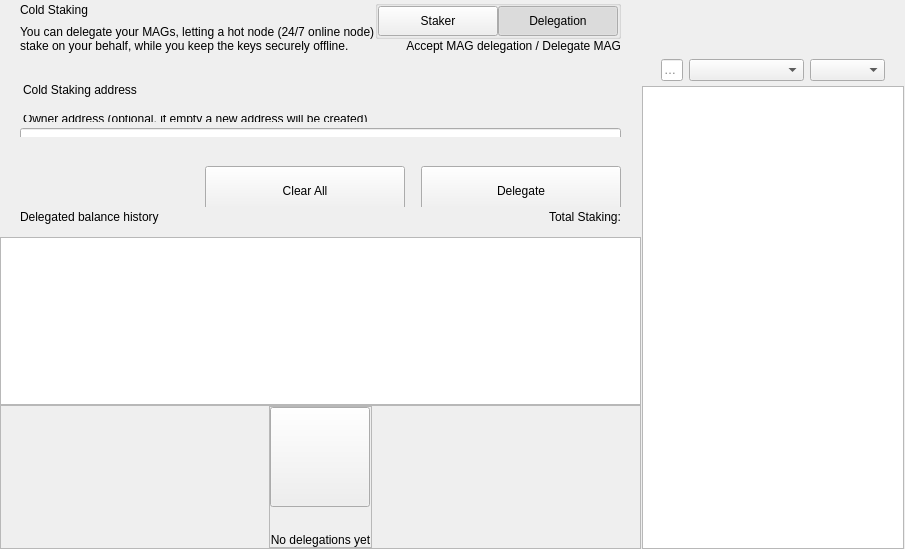
<?xml version="1.0" encoding="UTF-8"?>
<ui version="4.0">
 <class>ColdStakingWidget</class>
 <widget class="QWidget" name="ColdStakingWidget">
  <property name="geometry">
   <rect>
    <x>0</x>
    <y>0</y>
    <width>629</width>
    <height>549</height>
   </rect>
  </property>
  <property name="windowTitle">
   <string notr="true">N/A</string>
  </property>
  <layout class="QHBoxLayout" name="horizontalLayout_1" stretch="2,1">
   <property name="spacing">
    <number>0</number>
   </property>
   <property name="leftMargin">
    <number>0</number>
   </property>
   <property name="topMargin">
    <number>0</number>
   </property>
   <property name="rightMargin">
    <number>0</number>
   </property>
   <property name="bottomMargin">
    <number>0</number>
   </property>
   <item>
    <widget class="QWidget" name="left" native="true">
     <layout class="QVBoxLayout" name="verticalLayout_3">
      <property name="leftMargin">
       <number>0</number>
      </property>
      <property name="topMargin">
       <number>0</number>
      </property>
      <property name="rightMargin">
       <number>0</number>
      </property>
      <property name="bottomMargin">
       <number>0</number>
      </property>
      <item>
       <layout class="QVBoxLayout" name="verticalLayout_2">
        <property name="spacing">
         <number>0</number>
        </property>
        <item>
         <layout class="QVBoxLayout" name="verticalLayoutTop">
          <property name="spacing">
           <number>0</number>
          </property>
          <property name="leftMargin">
           <number>0</number>
          </property>
          <property name="rightMargin">
           <number>0</number>
          </property>
          <item>
           <widget class="QWidget" name="containerTitle" native="true">
            <property name="sizePolicy">
             <sizepolicy hsizetype="Preferred" vsizetype="Minimum">
              <horstretch>0</horstretch>
              <verstretch>0</verstretch>
             </sizepolicy>
            </property>
            <property name="maximumSize">
             <size>
              <width>16777215</width>
              <height>100</height>
             </size>
            </property>
            <layout class="QHBoxLayout" name="containerTitleLayout">
             <property name="spacing">
              <number>0</number>
             </property>
             <property name="leftMargin">
              <number>20</number>
             </property>
             <property name="topMargin">
              <number>0</number>
             </property>
             <property name="rightMargin">
              <number>20</number>
             </property>
             <property name="bottomMargin">
              <number>0</number>
             </property>
             <item>
              <layout class="QVBoxLayout" name="verticalLayout11">
               <property name="spacing">
                <number>5</number>
               </property>
               <item>
                <widget class="QLabel" name="labelTitle">
                 <property name="text">
                  <string>Cold Staking</string>
                 </property>
                </widget>
               </item>
               <item>
                <widget class="QLabel" name="labelSubtitle1">
                 <property name="maximumSize">
                  <size>
                   <width>16777215</width>
                   <height>16777215</height>
                  </size>
                 </property>
                 <property name="text">
                  <string>You can delegate your MAGs, letting a hot node (24/7 online node)
stake on your behalf, while you keep the keys securely offline.</string>
                 </property>
                </widget>
               </item>
              </layout>
             </item>
             <item>
              <spacer name="horizontalSpacer">
               <property name="orientation">
                <enum>Qt::Horizontal</enum>
               </property>
               <property name="sizeHint" stdset="0">
                <size>
                 <width>40</width>
                 <height>20</height>
                </size>
               </property>
              </spacer>
             </item>
             <item>
              <widget class="QWidget" name="containerViewPrivacyChecks" native="true">
               <layout class="QVBoxLayout" name="containerPrivacyChecks">
                <property name="spacing">
                 <number>0</number>
                </property>
                <property name="leftMargin">
                 <number>0</number>
                </property>
                <property name="topMargin">
                 <number>0</number>
                </property>
                <property name="rightMargin">
                 <number>0</number>
                </property>
                <property name="bottomMargin">
                 <number>0</number>
                </property>
                <item alignment="Qt::AlignHCenter|Qt::AlignVCenter">
                 <widget class="QGroupBox" name="groupBox">
                  <property name="title">
                   <string/>
                  </property>
                  <layout class="QHBoxLayout" name="horizontalLayout_2_1">
                   <property name="spacing">
                    <number>0</number>
                   </property>
                   <property name="leftMargin">
                    <number>0</number>
                   </property>
                   <property name="topMargin">
                    <number>0</number>
                   </property>
                   <property name="rightMargin">
                    <number>0</number>
                   </property>
                   <property name="bottomMargin">
                    <number>0</number>
                   </property>
                   <item>
                    <widget class="QPushButton" name="pushLeft">
                     <property name="minimumSize">
                      <size>
                       <width>120</width>
                       <height>30</height>
                      </size>
                     </property>
                     <property name="maximumSize">
                      <size>
                       <width>120</width>
                       <height>30</height>
                      </size>
                     </property>
                     <property name="focusPolicy">
                      <enum>Qt::NoFocus</enum>
                     </property>
                     <property name="text">
                      <string>Staker</string>
                     </property>
                     <property name="checkable">
                      <bool>true</bool>
                     </property>
                     <property name="autoExclusive">
                      <bool>true</bool>
                     </property>
                    </widget>
                   </item>
                   <item>
                    <widget class="QPushButton" name="pushRight">
                     <property name="minimumSize">
                      <size>
                       <width>120</width>
                       <height>30</height>
                      </size>
                     </property>
                     <property name="maximumSize">
                      <size>
                       <width>120</width>
                       <height>30</height>
                      </size>
                     </property>
                     <property name="focusPolicy">
                      <enum>Qt::NoFocus</enum>
                     </property>
                     <property name="text">
                      <string>Delegation</string>
                     </property>
                     <property name="checkable">
                      <bool>true</bool>
                     </property>
                     <property name="checked">
                      <bool>true</bool>
                     </property>
                     <property name="autoExclusive">
                      <bool>true</bool>
                     </property>
                    </widget>
                   </item>
                  </layout>
                 </widget>
                </item>
                <item alignment="Qt::AlignTop">
                 <widget class="QLabel" name="labelSubtitle2">
                  <property name="text">
                   <string>Accept MAG delegation / Delegate MAG</string>
                  </property>
                  <property name="alignment">
                   <set>Qt::AlignRight|Qt::AlignTrailing|Qt::AlignVCenter</set>
                  </property>
                 </widget>
                </item>
               </layout>
              </widget>
             </item>
            </layout>
           </widget>
          </item>
          <item>
           <spacer name="verticalSpacer_2">
            <property name="orientation">
             <enum>Qt::Vertical</enum>
            </property>
            <property name="sizeType">
             <enum>QSizePolicy::Fixed</enum>
            </property>
            <property name="sizeHint" stdset="0">
             <size>
              <width>20</width>
              <height>30</height>
             </size>
            </property>
           </spacer>
          </item>
          <item>
           <widget class="QWidget" name="containerSend" native="true">
            <property name="minimumSize">
             <size>
              <width>0</width>
              <height>50</height>
             </size>
            </property>
            <layout class="QVBoxLayout" name="containerSendRow">
             <property name="spacing">
              <number>6</number>
             </property>
             <property name="leftMargin">
              <number>0</number>
             </property>
             <property name="topMargin">
              <number>0</number>
             </property>
             <property name="rightMargin">
              <number>0</number>
             </property>
             <property name="bottomMargin">
              <number>0</number>
             </property>
             <item>
              <widget class="QLabel" name="labelEditTitle">
               <property name="maximumSize">
                <size>
                 <width>16777215</width>
                 <height>30</height>
                </size>
               </property>
               <property name="styleSheet">
                <string notr="true">padding-left:20px; padding-bottom:3px;</string>
               </property>
               <property name="text">
                <string>Cold Staking address</string>
               </property>
              </widget>
             </item>
             <item>
              <spacer name="verticalSpacer_6">
               <property name="orientation">
                <enum>Qt::Vertical</enum>
               </property>
               <property name="sizeType">
                <enum>QSizePolicy::Fixed</enum>
               </property>
               <property name="sizeHint" stdset="0">
                <size>
                 <width>20</width>
                 <height>9</height>
                </size>
               </property>
              </spacer>
             </item>
             <item>
              <widget class="QWidget" name="containerOwner" native="true">
               <layout class="QVBoxLayout" name="vContainerOwner">
                <property name="spacing">
                 <number>4</number>
                </property>
                <property name="leftMargin">
                 <number>20</number>
                </property>
                <property name="topMargin">
                 <number>0</number>
                </property>
                <property name="rightMargin">
                 <number>20</number>
                </property>
                <property name="bottomMargin">
                 <number>0</number>
                </property>
                <item>
                 <widget class="QLabel" name="labelSubtitleDescription">
                  <property name="maximumSize">
                   <size>
                    <width>16777215</width>
                    <height>20</height>
                   </size>
                  </property>
                  <property name="styleSheet">
                   <string notr="true">margin-bottom:2px;
                   margin-left:0.05px;
                   padding:0px;</string>
                  </property>
                  <property name="text">
                   <string>Owner address (optional, if empty a new address will be created)</string>
                  </property>
                 </widget>
                </item>
                <item>
                 <widget class="QLineEdit" name="lineEditOwnerAddress">
                  <property name="minimumSize">
                   <size>
                    <width>0</width>
                    <height>50</height>
                   </size>
                  </property>
                  <property name="maximumSize">
                   <size>
                    <width>16777215</width>
                    <height>50</height>
                   </size>
                  </property>
                  <property name="styleSheet">
                   <string notr="true"/>
                  </property>
                  <property name="placeholderText">
                   <string>Enter owner address</string>
                  </property>
                 </widget>
                </item>
               </layout>
              </widget>
             </item>
            </layout>
           </widget>
          </item>
         </layout>
        </item>
        <item>
         <spacer name="verticalSpacer_3">
          <property name="orientation">
           <enum>Qt::Vertical</enum>
          </property>
          <property name="sizeType">
           <enum>QSizePolicy::Minimum</enum>
          </property>
          <property name="sizeHint" stdset="0">
           <size>
            <width>20</width>
            <height>20</height>
           </size>
          </property>
         </spacer>
        </item>
        <item>
         <widget class="QWidget" name="containerBtn" native="true">
          <property name="minimumSize">
           <size>
            <width>0</width>
            <height>50</height>
           </size>
          </property>
          <layout class="QHBoxLayout" name="horizontalLayout">
           <property name="rightMargin">
            <number>20</number>
           </property>
           <item>
            <spacer name="horizontalSpacer_2">
             <property name="orientation">
              <enum>Qt::Horizontal</enum>
             </property>
             <property name="sizeHint" stdset="0">
              <size>
               <width>200</width>
               <height>20</height>
              </size>
             </property>
            </spacer>
           </item>
           <item>
            <layout class="QHBoxLayout" name="horizontalLayout_7">
             <item>
              <spacer name="horizontalSpacer_3">
               <property name="orientation">
                <enum>Qt::Horizontal</enum>
               </property>
               <property name="sizeType">
                <enum>QSizePolicy::Expanding</enum>
               </property>
               <property name="sizeHint" stdset="0">
                <size>
                 <width>40</width>
                 <height>20</height>
                </size>
               </property>
              </spacer>
             </item>
             <item>
              <widget class="QPushButton" name="pushButtonClear">
               <property name="minimumSize">
                <size>
                 <width>200</width>
                 <height>50</height>
                </size>
               </property>
               <property name="focusPolicy">
                <enum>Qt::NoFocus</enum>
               </property>
               <property name="text">
                <string>Clear All</string>
               </property>
              </widget>
             </item>
             <item>
              <spacer name="horizontalSpacer_4">
               <property name="orientation">
                <enum>Qt::Horizontal</enum>
               </property>
               <property name="sizeType">
                <enum>QSizePolicy::Fixed</enum>
               </property>
               <property name="sizeHint" stdset="0">
                <size>
                 <width>10</width>
                 <height>20</height>
                </size>
               </property>
              </spacer>
             </item>
             <item>
              <widget class="QPushButton" name="pushButtonSend">
               <property name="minimumSize">
                <size>
                 <width>200</width>
                 <height>50</height>
                </size>
               </property>
               <property name="maximumSize">
                <size>
                 <width>200</width>
                 <height>50</height>
                </size>
               </property>
               <property name="focusPolicy">
                <enum>Qt::NoFocus</enum>
               </property>
               <property name="text">
                <string>Delegate</string>
               </property>
              </widget>
             </item>
            </layout>
           </item>
          </layout>
         </widget>
        </item>
        <item>
         <widget class="QWidget" name="containerHistoryLabel" native="true">
          <layout class="QHBoxLayout" name="horizontalLayout_4">
           <property name="spacing">
            <number>0</number>
           </property>
           <property name="leftMargin">
            <number>20</number>
           </property>
           <property name="topMargin">
            <number>0</number>
           </property>
           <property name="rightMargin">
            <number>20</number>
           </property>
           <property name="bottomMargin">
            <number>0</number>
           </property>
           <item>
            <widget class="QWidget" name="verticalWidget" native="true">
             <property name="minimumSize">
              <size>
               <width>100</width>
               <height>0</height>
              </size>
             </property>
             <layout class="QVBoxLayout" name="verticalLayout_58">
              <property name="leftMargin">
               <number>0</number>
              </property>
              <property name="topMargin">
               <number>0</number>
              </property>
              <property name="rightMargin">
               <number>0</number>
              </property>
              <property name="bottomMargin">
               <number>0</number>
              </property>
              <item>
               <widget class="QLabel" name="labelListHistory">
                <property name="text">
                 <string>Delegated balance history</string>
                </property>
               </widget>
              </item>
             </layout>
            </widget>
           </item>
           <item>
            <spacer name="horizontalSpacer_5">
             <property name="orientation">
              <enum>Qt::Horizontal</enum>
             </property>
             <property name="sizeHint" stdset="0">
              <size>
               <width>40</width>
               <height>20</height>
              </size>
             </property>
            </spacer>
           </item>
           <item>
            <widget class="QLabel" name="labelStakingTotal">
             <property name="text">
              <string>Total Staking:</string>
             </property>
            </widget>
           </item>
          </layout>
         </widget>
        </item>
        <item>
         <layout class="QVBoxLayout" name="verticalLayout_64">
          <property name="spacing">
           <number>0</number>
          </property>
          <item>
           <spacer name="verticalSpacer_44">
            <property name="orientation">
             <enum>Qt::Vertical</enum>
            </property>
            <property name="sizeType">
             <enum>QSizePolicy::Fixed</enum>
            </property>
            <property name="sizeHint" stdset="0">
             <size>
              <width>20</width>
              <height>10</height>
             </size>
            </property>
           </spacer>
          </item>
          <item>
           <widget class="QListView" name="listView">
            <property name="enabled">
             <bool>true</bool>
            </property>
            <property name="mouseTracking">
             <bool>true</bool>
            </property>
           </widget>
          </item>
          <item>
           <widget class="QFrame" name="emptyContainer">
            <property name="minimumSize">
             <size>
              <width>0</width>
              <height>100</height>
             </size>
            </property>
            <property name="frameShape">
             <enum>QFrame::StyledPanel</enum>
            </property>
            <property name="frameShadow">
             <enum>QFrame::Raised</enum>
            </property>
            <layout class="QVBoxLayout" name="verticalLayout_71" stretch="1,8">
             <property name="spacing">
              <number>0</number>
             </property>
             <property name="leftMargin">
              <number>0</number>
             </property>
             <property name="topMargin">
              <number>0</number>
             </property>
             <property name="rightMargin">
              <number>0</number>
             </property>
             <property name="bottomMargin">
              <number>0</number>
             </property>
             <item>
              <spacer name="verticalSpacer">
               <property name="orientation">
                <enum>Qt::Vertical</enum>
               </property>
               <property name="sizeHint" stdset="0">
                <size>
                 <width>20</width>
                 <height>20</height>
                </size>
               </property>
              </spacer>
             </item>
             <item alignment="Qt::AlignHCenter|Qt::AlignVCenter">
              <widget class="QFrame" name="emptyScreen">
               <property name="sizePolicy">
                <sizepolicy hsizetype="Expanding" vsizetype="Expanding">
                 <horstretch>0</horstretch>
                 <verstretch>0</verstretch>
                </sizepolicy>
               </property>
               <property name="frameShape">
                <enum>QFrame::StyledPanel</enum>
               </property>
               <property name="frameShadow">
                <enum>QFrame::Raised</enum>
               </property>
               <layout class="QVBoxLayout" name="verticalLayout">
                <property name="spacing">
                 <number>30</number>
                </property>
                <property name="leftMargin">
                 <number>0</number>
                </property>
                <property name="topMargin">
                 <number>0</number>
                </property>
                <property name="rightMargin">
                 <number>0</number>
                </property>
                <property name="bottomMargin">
                 <number>0</number>
                </property>
                <item alignment="Qt::AlignHCenter|Qt::AlignVCenter">
                 <widget class="QPushButton" name="pushImgEmpty">
                  <property name="minimumSize">
                   <size>
                    <width>100</width>
                    <height>100</height>
                   </size>
                  </property>
                  <property name="maximumSize">
                   <size>
                    <width>100</width>
                    <height>100</height>
                   </size>
                  </property>
                  <property name="focusPolicy">
                   <enum>Qt::NoFocus</enum>
                  </property>
                  <property name="text">
                   <string/>
                  </property>
                  <property name="iconSize">
                   <size>
                    <width>100</width>
                    <height>100</height>
                   </size>
                  </property>
                 </widget>
                </item>
                <item alignment="Qt::AlignHCenter|Qt::AlignVCenter">
                 <widget class="QLabel" name="labelEmpty">
                  <property name="styleSheet">
                   <string notr="true"/>
                  </property>
                  <property name="text">
                   <string>No delegations yet</string>
                  </property>
                  <property name="alignment">
                   <set>Qt::AlignCenter</set>
                  </property>
                 </widget>
                </item>
               </layout>
              </widget>
             </item>
            </layout>
           </widget>
          </item>
         </layout>
        </item>
       </layout>
      </item>
     </layout>
    </widget>
   </item>
   <item>
    <widget class="QWidget" name="right" native="true">
     <layout class="QVBoxLayout" name="rightContainer">
      <property name="spacing">
       <number>0</number>
      </property>
      <property name="leftMargin">
       <number>1</number>
      </property>
      <property name="topMargin">
       <number>0</number>
      </property>
      <property name="rightMargin">
       <number>1</number>
      </property>
      <property name="bottomMargin">
       <number>0</number>
      </property>
      <item>
       <widget class="QWidget" name="containerRightButtons" native="true">
        <property name="minimumSize">
         <size>
          <width>0</width>
          <height>50</height>
         </size>
        </property>
        <layout class="QVBoxLayout" name="verticalLayout_4">
         <property name="leftMargin">
          <number>19</number>
         </property>
         <property name="topMargin">
          <number>0</number>
         </property>
         <property name="rightMargin">
          <number>19</number>
         </property>
         <property name="bottomMargin">
          <number>0</number>
         </property>
         <item>
          <widget class="OptionButton" name="btnCoinControl" native="true">
           <property name="minimumSize">
            <size>
             <width>0</width>
             <height>0</height>
            </size>
           </property>
          </widget>
         </item>
         <item>
          <widget class="OptionButton" name="btnColdStaking" native="true"/>
         </item>
         <item>
          <widget class="OptionButton" name="btnMyStakingAddresses" native="true">
           <property name="sizePolicy">
            <sizepolicy hsizetype="Preferred" vsizetype="Minimum">
             <horstretch>0</horstretch>
             <verstretch>0</verstretch>
            </sizepolicy>
           </property>
          </widget>
         </item>
        </layout>
       </widget>
      </item>
      <item>
       <widget class="QWidget" name="sortWidget" native="true">
        <layout class="QHBoxLayout" name="horizontalLayout_6">
         <property name="leftMargin">
          <number>19</number>
         </property>
         <property name="rightMargin">
          <number>19</number>
         </property>
         <property name="bottomMargin">
          <number>5</number>
         </property>
           <item>
            <widget class="QLineEdit" name="lineEditFilter">
             <property name="sizePolicy">
              <sizepolicy hsizetype="Expanding" vsizetype="Fixed">
               <horstretch>0</horstretch>
               <verstretch>0</verstretch>
              </sizepolicy>
             </property>
             <property name="minimumSize">
              <size>
               <width>0</width>
               <height>0</height>
              </size>
             </property>
             <property name="contextMenuPolicy">
              <enum>Qt::DefaultContextMenu</enum>
             </property>
             <property name="acceptDrops">
              <bool>false</bool>
             </property>
             <property name="maxLength">
              <number>40</number>
             </property>
             <property name="placeholderText">
              <string>Filter</string>
             </property>
            </widget>
           </item>
         <item>
          <spacer name="horizontalSpacer_6">
           <property name="orientation">
            <enum>Qt::Horizontal</enum>
           </property>
           <property name="sizeType">
              <enum>QSizePolicy::Preferred</enum>
           </property>
           <property name="sizeHint" stdset="0">
            <size>
             <width>20</width>
             <height>20</height>
            </size>
           </property>
          </spacer>
         </item>
         <item>
          <widget class="QComboBox" name="comboBoxSort">
           <property name="sizePolicy">
            <sizepolicy hsizetype="Preferred" vsizetype="Fixed">
             <horstretch>0</horstretch>
             <verstretch>0</verstretch>
            </sizepolicy>
           </property>
           <property name="minimumSize">
            <size>
             <width>115</width>
             <height>0</height>
            </size>
           </property>
          </widget>
         </item>
         <item>
          <widget class="QComboBox" name="comboBoxSortOrder">
           <property name="sizePolicy">
            <sizepolicy hsizetype="Preferred" vsizetype="Fixed">
             <horstretch>0</horstretch>
             <verstretch>0</verstretch>
            </sizepolicy>
           </property>
           <property name="minimumSize">
            <size>
             <width>75</width>
             <height>0</height>
            </size>
           </property>
          </widget>
         </item>
        </layout>
       <zorder>comboBoxSort</zorder>
       <zorder>comboBoxSortOrder</zorder>
       <zorder>lineEditFilter</zorder>
       </widget>
      </item>
      <item>
       <widget class="QListView" name="listViewStakingAddress">
        <property name="enabled">
         <bool>true</bool>
        </property>
        <property name="mouseTracking">
         <bool>true</bool>
        </property>
       </widget>
      </item>
     </layout>
    </widget>
   </item>
  </layout>
 </widget>
 <customwidgets>
  <customwidget>
   <class>OptionButton</class>
   <extends>QWidget</extends>
   <header>qt/magnus/optionbutton.h</header>
   <container>1</container>
  </customwidget>
 </customwidgets>
 <resources/>
 <connections/>
</ui>
